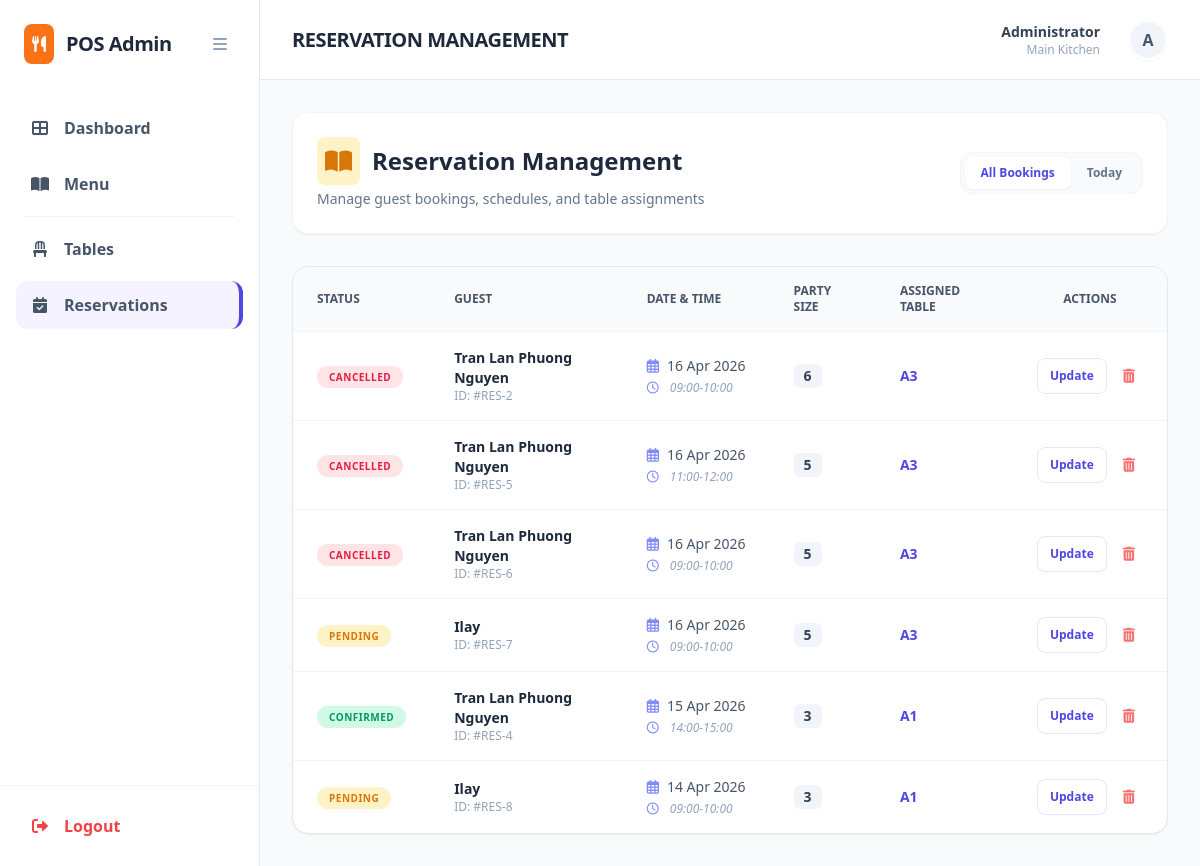
The app's page /admin/manage_reservations (signed in) with its own data.
### restaurant/models.py (models this page shows, shortened)
class Reservation(db.Model):
    id = db.Column(db.Integer, primary_key=True)
    date = db.Column(db.Date, nullable=False)
    time_slot = db.Column(db.String(30), nullable=False)
    guest_count = db.Column(db.Integer(), nullable = False)
    status = db.Column(db.String(20), default='Pending', nullable=False)
    user_id = db.Column(db.Integer, db.ForeignKey('user.id'))
    table_id = db.Column(db.Integer, db.ForeignKey('table.table_id'))

class User(db.Model, UserMixin):
    id = db.Column(db.Integer(), primary_key = True)
    username = db.Column(db.String(length = 30), nullable = False, unique = True)
    fullname = db.Column(db.String(length = 30), nullable = False)
    address = db.Column(db.String(length = 50), nullable = False)
    phone_number = db.Column(db.Integer(), nullable = False)
    password_hash = db.Column(db.String(length = 60), nullable = False)
    bookings = db.relationship('Reservation', backref='customer', lazy=True)
    is_admin = db.Column(db.Boolean, default=False)
    @property
    def password(self):
        return self.password

class Table(db.Model):
    table_id = db.Column(db.Integer(), primary_key = True)
    table_name = db.Column(db.String(length = 5), nullable = False)
    capacity = db.Column(db.Integer(), nullable = False)
    all_orders = db.relationship('Reservation', backref='table_info', lazy=True)

### restaurant/admin_routes.py (the view)
@admin_bp.route('/manage_reservations', methods=['POST', 'GET'])
def manage_reservations():
    reservations = Reservation.query.options(
        joinedload(Reservation.customer),
        joinedload(Reservation.table_info)
    ).order_by(Reservation.date.desc()).all()
    return render_template('admin/manage_reservations.html', reservations=reservations)

### restaurant/admin_routes.py (called while the page is built)
@admin_bp.before_request
def restrict_admin_access():
    if request.endpoint == 'admin.login':
        print("LMAOOOO")
        return
    if not current_user.is_authenticated or not current_user.is_admin:
        flash("You are not an admin", category="danger")
        return redirect(url_for('home_page')) # Chuyển hướng về trang chủ

### restaurant/models.py (called while the page is built)
@login_manager.user_loader
def load_user(user_id):
    return User.query.get(int(user_id))

### restaurant/templates/admin/manage_reservations.html (shortened to what this page needs)
{% extends "admin/layout.html" %}
{% block section_title %}Reservation Management{% endblock %}
{% block content %}
<div class="max-w-7xl mx-auto">
    <div class="flex flex-col md:flex-row justify-between items-start md:items-center mb-8 bg-white p-6 rounded-2xl shadow-sm border border-slate-100 gap-4">
        <div>
            <h1 class="text-2xl font-bold text-slate-800 flex items-center">
                <span class="bg-amber-100 p-2 rounded-lg mr-3">
                    <i class="fas fa-book-open text-amber-600"></i>
                </span>
                Reservation Management
            </h1>
            <p class="text-slate-500 text-sm mt-1">Manage guest bookings, schedules, and table assignments</p>
        </div>
        <div class="flex gap-3">
            <div class="bg-slate-50 p-1 rounded-xl border border-slate-100 flex">
                <button class="px-4 py-2 bg-white shadow-sm text-indigo-600 rounded-lg text-xs font-bold transition">All Bookings</button>
                <button class="px-4 py-2 text-slate-500 hover:text-slate-700 rounded-lg text-xs font-bold transition">Today</button>
            </div>
        </div>
    </div>
    <div class="bg-white rounded-2xl shadow-sm border border-slate-200 overflow-hidden">
        <div class="overflow-x-auto"> <table class="w-full text-left border-collapse min-w-[800px]"> <thead class="bg-slate-50 text-slate-600 uppercase text-xs font-bold border-b border-slate-100">
                    <tr>
                        <th class="px-6 py-4">Status</th>
                        <th class="px-6 py-4">Guest</th>
                        <th class="px-6 py-4">Date & Time</th>
                        <th class="px-6 py-4">Party Size</th>
                        <th class="px-6 py-4">Assigned Table</th>
                        <th class="px-6 py-4 text-center">Actions</th>
                    </tr>
                </thead>
                <tbody class="divide-y divide-slate-100">
                    {% for res in reservations %}
                    <tr class="hover:bg-slate-50/50 transition text-sm">
                        <td class="px-6 py-4">
                            {% if res.status == 'Confirmed' %}
                            <span class="bg-emerald-100 text-emerald-600 px-3 py-1 rounded-full text-[10px] font-black uppercase tracking-wider">Confirmed</span>
                            {% elif res.status == 'Pending' %}
                            <span class="bg-amber-100 text-amber-600 px-3 py-1 rounded-full text-[10px] font-black uppercase tracking-wider">Pending</span>
                            {% elif res.status == 'Cancelled' %}
                            <span class="bg-rose-100 text-rose-600 px-3 py-1 rounded-full text-[10px] font-black uppercase tracking-wider">Cancelled</span>
                            {% else %}
                            <span class="bg-slate-100 text-slate-600 px-3 py-1 rounded-full text-[10px] font-black uppercase tracking-wider">{{ res.status }}</span>
                            {% endif %}
                        </td>
                        <td class="px-6 py-4">
                            <div class="font-bold text-slate-800">{{ res.customer.fullname if res.customer else 'Unknown' }}</div>
                            <div class="text-xs text-slate-400 font-medium">ID: #RES-{{ res.id }}</div>
                        </td>
                        <td class="px-6 py-4 text-slate-600 whitespace-nowrap">
                            <div class="flex items-center font-medium">
                                <i class="far fa-calendar-alt mr-2 text-indigo-400"></i> {{ res.date.strftime('%d %b %Y') }}
                            </div>
                            <div class="text-xs text-slate-400 mt-1 italic">
                                <i class="far fa-clock mr-2 text-indigo-400"></i> {{ res.time_slot }}
                            </div>
                        </td>
                        <td class="px-6 py-4">
                            <span class="inline-flex items-center px-2.5 py-0.5 rounded-md bg-slate-100 text-slate-700 font-bold">
                                {{ res.guest_count }}
                            </span>
                        </td>
                        <td class="px-6 py-4 font-bold text-indigo-600">
                            {{ res.table_info.table_name if res.table_info else 'N/A' }}
                        </td>
                        <td class="px-6 py-4">
                            <div class="flex justify-center gap-2">
                                <button onclick="openStatusModal('{{ res.id }}', '{{ res.status }}')"
                                    class="text-indigo-600 hover:bg-indigo-50 px-3 py-1.5 rounded-lg transition font-bold text-xs border border-indigo-100">
                                    Update
                                </button>
                                <form action="{{ url_for('admin.delete_reservation', id=res.id) }}" method="POST" onsubmit="return confirm('Remove this reservation?')">
                                    <button type="submit" class="text-red-400 hover:text-red-600 hover:bg-red-50 p-2 rounded-lg transition">
                                        <i class="fas fa-trash-alt"></i>
                                    </button>
                                </form>
                            </div>
                        </td>
                    </tr>
                    {% endfor %}
                </tbody>
            </table>
        </div>
    </div>
</div>
{% endblock %}

### records on screen
Reservation: status "CANCELLED", customer "Tran Lan Phuong Nguyen", id "2", date "16 Apr 2026", time_slot "09:00-10:00", guest_count "6", table_info "A3"
Reservation: status "CANCELLED", customer "Tran Lan Phuong Nguyen", id "5", date "16 Apr 2026", time_slot "11:00-12:00", guest_count "5", table_info "A3"
Reservation: status "CANCELLED", customer "Tran Lan Phuong Nguyen", id "6", date "16 Apr 2026", time_slot "09:00-10:00", guest_count "5", table_info "A3"
Reservation: status "PENDING", customer "Ilay", id "7", date "16 Apr 2026", time_slot "09:00-10:00", guest_count "5", table_info "A3"
Reservation: status "CONFIRMED", customer "Tran Lan Phuong Nguyen", id "4", date "15 Apr 2026", time_slot "14:00-15:00", guest_count "3", table_info "A1"
Reservation: status "PENDING", customer "Ilay", id "8", date "14 Apr 2026", time_slot "09:00-10:00", guest_count "3", table_info "A1"
